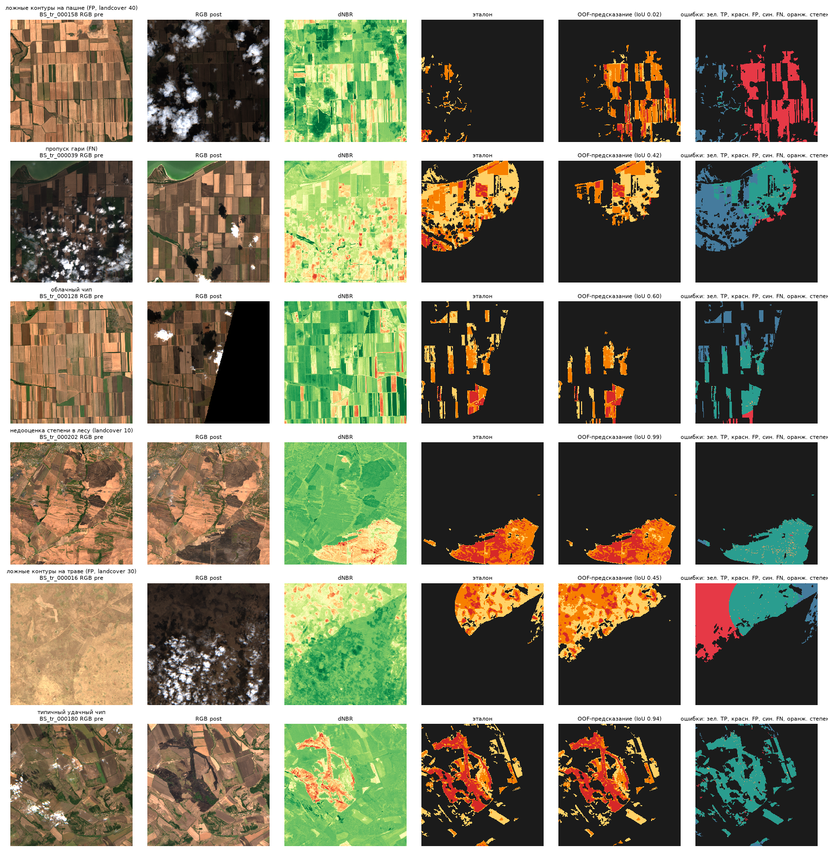
#> input picture reports/figures/bs_error_cases.png, 828 x 852 px, shrunk from 1680 x 1728 before the run
$ python make_report_figures.py
#> lines starting #> are read from the running program, lines starting #| are printed output that depends on the picture
"""Рисунки отчёта и презентации, которые строятся из итоговых чисел (reports/final_numbers.md).

    python scripts/make_report_figures.py      # → reports/figures/report_af_contrib.png, report_score_ladder.png, report_contrib.png

Числа продублированы здесь намеренно: источник истины — reports/final_numbers.md, при его изменении поправить константы.
"""
from __future__ import annotations

import sys
from pathlib import Path

import matplotlib

matplotlib.use("Agg")
import matplotlib.pyplot as plt  # noqa: E402

ROOT = Path(__file__).resolve().parents[1]
FIG = ROOT / "reports" / "figures"

SURFACE, INK, MUTED, GRID, SERIES = "#fcfcfb", "#0b0b0b", "#52514e", "#e4e3df", "#2a78d6"

# абляции AF (final_numbers.md, A4): компонент → (Δ temporal, Δ OOF), потеря F1 при удалении компонента
AF_ABLATIONS = [
    ("hard negatives у границы очага", 0.049, 0.040),
    ("aux: покров, рельеф, метео, расстояния", 0.026, 0.008),
    ("контекстные признаки окон", 0.013, 0.010),
    ("окна 5/11/15 (оставлено только 7)", 0.006, 0.005),
    ("обучение только на кандидатах", 0.006, 0.006),
    ("дневные признаки блика", 0.000, 0.002),
]
# лестница Score на OOF (final_numbers.md, A3, A4, B1): F1_af·0.35 + BS-часть
SCORE_LADDER = [
    ("baseline:\nдва правила", 0.3088),
    ("AF: пороги\nдень/ночь", 0.5374),
    ("AF:\nLightGBM", 0.5625),
    ("BS: пороги\nпо покрову", 0.5960),
    ("BS: LightGBM\nпо пикселям", 0.7283),
    ("BS: UNet →\nстек-LGBM", 0.7909),
    ("BS: событие,\n2-й UNet", 0.8248),
    ("BS: пост-\nобработка", 0.8344),
    ("v4:\nбез TTA", 0.8300),
    ("финал v5:\nмасштабы", 0.8353),
]
# вклад решений в Score на OOF (ΔScore), final_numbers.md B2
CONTRIB = [
    ("AF: пороги относительно фона, день/ночь", 0.229),
    ("BS: LightGBM по пикселям (104 признака) + декодирование", 0.132),
    ("BS: UNet выбирает регион → стек-LGBM", 0.063),
    ("BS: пороги степени по покрову", 0.033),
    ("BS: правило эталона, центр и локализация события", 0.027),
    ("AF: LightGBM на кандидатах", 0.025),
    ("BS: постобработка (MMU 25 px, дыры, 300 px от события)", 0.010),
    ("BS: второй UNet (усреднение)", 0.007),
    ("BS: многомасштабный ансамбль v5 (UNet на 0.75× и 0.5×, ворота 0.01)", 0.005),
    ("BS: отказ от TTA (результат не зависит от устройства)", -0.004),
]

def _style(ax):
    ax.set_facecolor(SURFACE)
    for side in ("top", "right", "left"):
        ax.spines[side].set_visible(False)
    ax.spines["bottom"].set_color(GRID)
    ax.tick_params(colors=MUTED, length=0, labelsize=10)


def af_contrib() -> Path:
    fig, ax = plt.subplots(figsize=(9.2, 4.2), dpi=170, facecolor=SURFACE)
    _style(ax)
    names = [a[0] for a in AF_ABLATIONS][::-1]
    temporal = [a[1] for a in AF_ABLATIONS][::-1]
    oof = [a[2] for a in AF_ABLATIONS][::-1]
    bars = ax.barh(names, temporal, height=0.52, color=SERIES, linewidth=0)
    for bar, t, o in zip(bars, temporal, oof):
        ax.text(max(t, 0) + 0.0012, bar.get_y() + bar.get_height() / 2, (f"−{t:.3f}" if t else "0.000") + f"   (OOF −{o:.3f})", va="center",
                fontsize=10, color=INK)
    ax.set_xlim(0, 0.068)
    ax.xaxis.grid(True, color=GRID, linewidth=0.8)
    ax.set_axisbelow(True)
    ax.set_xlabel("потеря F1 на временном сплите (2024) при удалении компонента", color=MUTED, fontsize=10)
    ax.tick_params(axis="y", labelsize=10.5, colors=INK)
    ax.set_title("AF: потеря F1 при удалении компонента (base: 2024 год 0.9560)", loc="left", fontsize=12,
                 color=INK, fontweight="bold", pad=12)
    fig.tight_layout()
    out = FIG / "report_af_contrib.png"
    fig.savefig(out, facecolor=SURFACE)
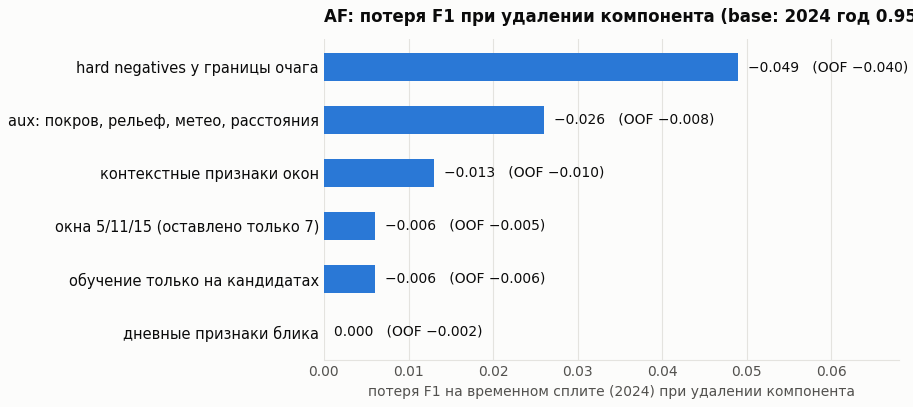
#> figure drawn by matplotlib, 1 panel
    plt.close(fig)
    return out


def score_ladder() -> Path:
    fig, ax = plt.subplots(figsize=(13.0, 4.4), dpi=170, facecolor=SURFACE)
    _style(ax)
    names = [s[0] for s in SCORE_LADDER]
    vals = [s[1] for s in SCORE_LADDER]
    bars = ax.bar(names, vals, width=0.56, color=SERIES, linewidth=0)
    prev = None
    for bar, v in zip(bars, vals):
        label = f"{v:.4f}" if prev is None else f"{v:.4f}\n{v - prev:+.3f}".replace("-", "−")
        ax.text(bar.get_x() + bar.get_width() / 2, v + 0.012, label, ha="center", va="bottom", fontsize=10.5, color=INK)
        prev = v
    ax.set_ylim(0, 1.0)
    ax.yaxis.grid(True, color=GRID, linewidth=0.8)
    ax.set_axisbelow(True)
    ax.set_ylabel("Score (OOF, групповая валидация)", color=MUTED, fontsize=10)
    ax.tick_params(axis="x", labelsize=9, colors=INK)
    ax.set_title("Score по шагам: 0.309 → 0.835 (отказ от TTA ради независимости от устройства, затем многомасштабный ансамбль v5)", loc="left",
                 fontsize=12, color=INK, fontweight="bold", pad=12)
    fig.tight_layout()
    out = FIG / "report_score_ladder.png"
    fig.savefig(out, facecolor=SURFACE)
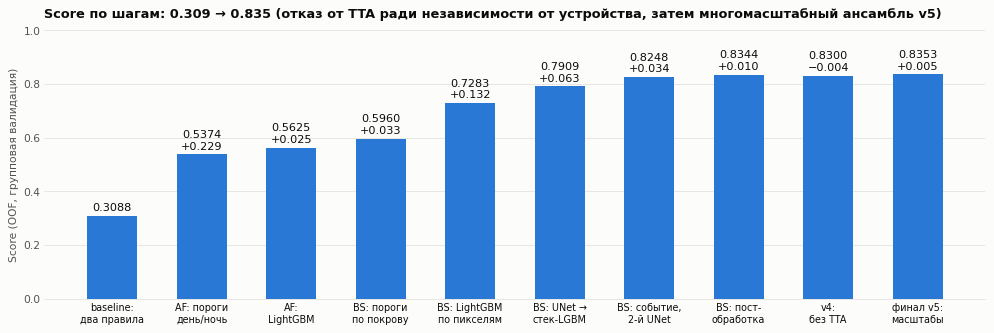
#> figure drawn by matplotlib, 1 panel; tallest bar 0.835 high, from x = 8.72 to 9.28
    plt.close(fig)
    return out


def contrib() -> Path:
    fig, ax = plt.subplots(figsize=(10.4, 4.6), dpi=170, facecolor=SURFACE)
    _style(ax)
    names = [c[0] for c in CONTRIB][::-1]
    vals = [c[1] for c in CONTRIB][::-1]
    bars = ax.barh(names, vals, height=0.56, color=SERIES, linewidth=0)
    for bar, v in zip(bars, vals):
        ax.text(max(v, 0) + 0.004, bar.get_y() + bar.get_height() / 2, f"{v:+.3f}".replace("-", "−"), va="center", fontsize=10.5,
                color=INK)
    ax.set_xlim(-0.012, 0.27)
    ax.axvline(0, color=MUTED, linewidth=0.8)
    ax.xaxis.grid(True, color=GRID, linewidth=0.8)
    ax.set_axisbelow(True)
    ax.set_xlabel("прирост Score (OOF) от решения", color=MUTED, fontsize=10)
    ax.tick_params(axis="y", labelsize=10.5, colors=INK)
    fig.suptitle("Вклад каждого решения в Score (OOF): всего +0.527 к baseline 0.309", x=0.012, ha="left", fontsize=12, color=INK,
                 fontweight="bold")
    fig.tight_layout(rect=(0, 0, 1, 0.94))
    out = FIG / "report_contrib.png"
    fig.savefig(out, facecolor=SURFACE)
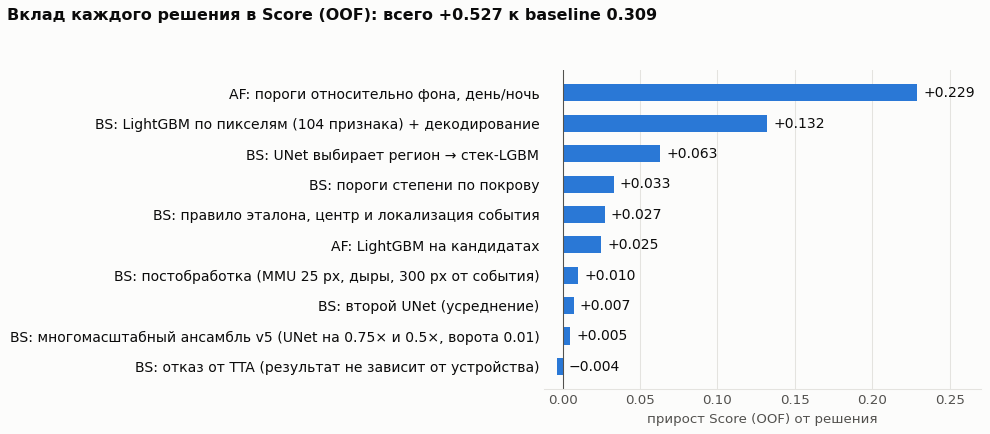
#> figure drawn by matplotlib, 1 panel
    plt.close(fig)
    return out


def bs_case_crops() -> list[Path]:
    """Строки из bs_error_cases.png (6 строк по 288 px) отдельными картинками для слайдов."""
    from PIL import Image

    src = Image.open(FIG / "bs_error_cases.png")
#> src is the input picture: PIL image 828x852 RGBA; mean R, G, B, A 130.6, 127.5, 106, 255
    row_h = src.height // 6
#> row_h = 142
    out = []
    for name, row in (("bs_case_field.png", 0), ("bs_case_arc.png", 4), ("bs_case_cloud.png", 2)):
        src.crop((0, row * row_h + 40, src.width, (row + 1) * row_h)).save(FIG / name)
        out.append(FIG / name)
#> this loop made 3 passes
#> pass 1, in bs_case_crops, `src.crop((0, row * row_h + 40, src.width, (row + 1) * row_h)).save(FIG..`:
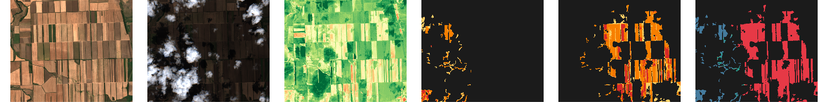
#> saved as bs_case_field.png: PIL image 828x102 RGBA; mean R, G, B, A 106.1, 99.5, 78.6, 255
#> pass 2, in bs_case_crops, `src.crop((0, row * row_h + 40, src.width, (row + 1) * row_h)).save(FIG..`:
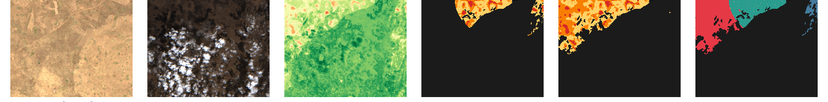
#> saved as bs_case_arc.png: PIL image 828x102 RGBA; mean R, G, B, A 119.6, 118.1, 94.3, 255
#> after the loop, out = 3 items
    return out


def main() -> int:
    FIG.mkdir(parents=True, exist_ok=True)
    for path in [af_contrib(), score_ladder(), contrib(), *bs_case_crops()]:
        print(f"записано: {path}")
    return 0


if __name__ == "__main__":
    sys.exit(main())
#> (the program exits here)
